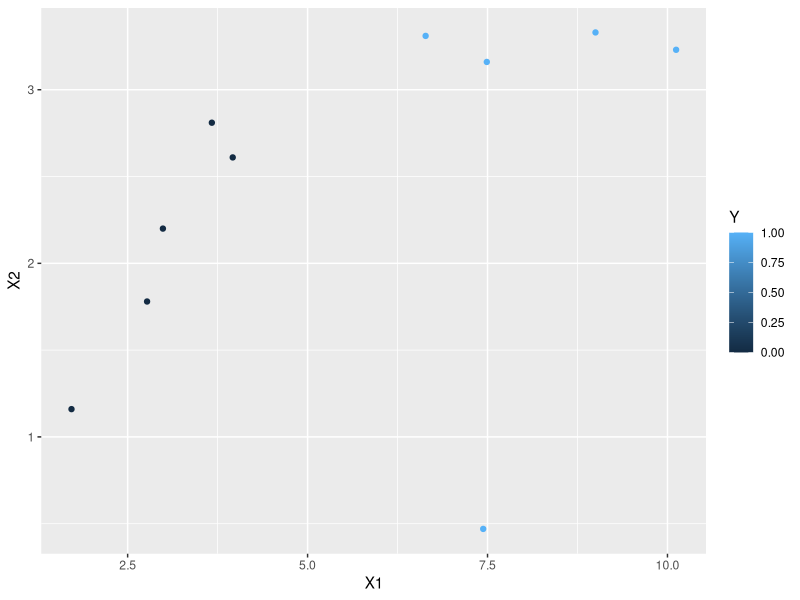

Source code (R):
#Librerias
library(dplyr)
library(ggplot2)

x1 <- c(2.77,1.72,3.67,3.96,2.99,7.49,9,7.44,10.12,6.64)
x2 <- c(1.78,1.16,2.81,2.61,2.20,3.16,3.33,0.47,3.23,3.31)
y <- c(0,0,0,0,0,1,1,1,1,1)
datos <- data.frame("X1" = x1, "X2" = x2, "Y" = y)

# Muestro los datos
ggplot(datos,aes(x=X1,y=X2,color=Y))+geom_point()

# Apartado A
# Algoritmo CART
CART <- function(datos){
  
  minimoX1 <- Inf
  minimoX2 <- Inf
  
  datosOrdenadosX1 <- arrange(datos, datos[1])
  datosOrdenadosX2 <- arrange(datos, datos[2])
  print("Parte X1`")
  for (i in 1:nrow(datosOrdenadosX1)){
    subconjuntoIzquierdoX1 <- datosOrdenadosX1[3][,][1:(i-1)]
    subconjuntoDerechoX1 <- datosOrdenadosX1[3][,][i:dim(datos)[1]]
    sumaRegion1X1 <- sum((subconjuntoIzquierdoX1-mean(subconjuntoIzquierdoX1))^2)
    sumaRegion2X1 <- sum((subconjuntoDerechoX1-mean(subconjuntoDerechoX1))^2)
    sumaRegionesX1 <- sumaRegion1X1 + sumaRegion2X1
    print(sumaRegionesX1)
    
    if (sumaRegionesX1 < minimoX1) {
      minimoX1 <- sumaRegionesX1
      indiceMinimoX1 <- i
    }
    
  }
  print("Parte X2")
  for (i in 1:nrow(datosOrdenadosX2)){
    subconjuntoIzquierdoX2 <- datosOrdenadosX2[3][,][0:(i-1)]
    subconjuntoDerechoX1 <- datosOrdenadosX2[3][,][i:dim(datos)[1]]
    sumaRegion1X2 <- sum((subconjuntoIzquierdoX2-mean(subconjuntoIzquierdoX2))^2)
    sumaRegion2X2 <- sum((subconjuntoDerechoX1-mean(subconjuntoDerechoX1))^2)
    sumaRegionesX2 <- sumaRegion1X2 + sumaRegion2X2
    print(sumaRegionesX2)
    
    if (sumaRegionesX2< minimoX2) {
      minimoX2 <- sumaRegionesX2
      indiceMinimoX2 <- i
    }
  }
  
  if(minimoX1 < minimoX2){
    print(paste("X1 =",datosOrdenadosX1[indiceMinimoX1,"X1"], "minimo =",minimoX1))
    resultado <- c(datosOrdenadosX1[indiceMinimoX1,"X1"],"X1")
  }else{
    print(paste("X2 =",datosOrdenadosX2[indiceMinimoX2,"X2"], "minimo =",minimoX2))
    resultado <- c(datosOrdenadosX2[indiceMinimoX2,"X2"],"X2")
  }
  
  return(resultado)
}


resultado <- CART(datos)
print("Resultado CART: ")
resultado

# Apartado B
# Ordenación del dataset según los resultados primera iteración de CART y las particiones del dataset
if(resultado[2] == "X1"){
  datosOrdenados <- arrange(datos, datos[1])
  datosParticionIzquierda <- datosOrdenados[datosOrdenados$X1 < as.numeric(resultado[1]), ]
  datosParticionDerecha <- datosOrdenados[datosOrdenados$X1 >= as.numeric(resultado[1]), ]
}else{
  datosOrdenados <- arrange(datos, datos[2])
  datosParticionIzquierda <- datosOrdenados[datosOrdenados$X2 < as.numeric(resultado[1]), ]
  datosParticionDerecha <- datosOrdenados[datosOrdenados$X2 >= as.numeric(resultado[1]), ]
}
  

# Arbol T1
# Etiqueto la región izquierda
cuentaDatosIzquierda <- datosParticionIzquierda %>% count(Y)
etiquetaRegionIzquierda <- arrange(cuentaDatosIzquierda, desc(cuentaDatosIzquierda$n))[1,1]

# Exploro la región derecha
resultadoT1 <- CART(datosParticionDerecha)
if(resultadoT1[2] == "X1"){
  datosParticionDerechaOrdenados <- arrange(datosParticionDerecha, datosParticionDerecha[1])
  
  # Etiqueto la región derecha izquierda
  datosParticionDerechaIzquierda <- datosParticionDerechaOrdenados[datosParticionDerechaOrdenados$X1 < as.numeric(resultadoT1[1]), ]
  cuentaDatosParticionDerechaIzquierda <- datosParticionDerechaIzquierda %>% count(Y)
  etiquetaRegionDerechaIzquierda <- arrange(cuentaDatosParticionDerechaIzquierda, desc(cuentaDatosParticionDerechaIzquierda$n))[1,1]
  
  # Etiqueto la región derecha derecha
  datosParticionDerechaDerecha <- datosParticionDerechaOrdenados[datosParticionDerechaOrdenados$X1 >= as.numeric(resultadoT1[1]), ]
  cuentaDatosParticionDerechaDerecha <- datosParticionDerechaDerecha %>% count(Y)
  etiquetaRegionDerechaDerecha <- arrange(cuentaDatosParticionDerechaDerecha, desc(cuentaDatosParticionDerechaDerecha$n))[1,1]
  
}else{
  datosParticionDerechaOrdenados <- arrange(datosParticionDerecha, datosParticionDerecha[2])
  
  # Etiqueto la región derecha izquierda
  datosParticionDerechaIzquierda <- datosParticionDerechaOrdenados[datosParticionDerechaOrdenados$X2 < as.numeric(resultadoT1[1]), ]
  cuentaDatosParticionDerechaIzquierda <- datosParticionDerechaIzquierda %>% count(Y)
  etiquetaRegionDerechaIzquierda <- arrange(cuentaDatosParticionDerechaIzquierda, desc(cuentaDatosParticionDerechaIzquierda$n))[1,1]
  
  # Etiqueto la región derecha derecha
  datosParticionDerechaDerecha <- datosParticionDerechaOrdenados[datosParticionDerechaOrdenados$X2 >= as.numeric(resultadoT1[1]), ]
  cuentaDatosParticionDerechaDerecha <- datosParticionDerechaDerecha %>% count(Y)
  etiquetaRegionDerechaDerecha <- arrange(cuentaDatosParticionDerechaDerecha, desc(cuentaDatosParticionDerechaDerecha$n))[1,1]
  
}

cat(
  paste("Arbol 1.\n",
        "   Nivel 0\n",
        "      Nodo 1 (o raiz): ",resultado[2]," < ",resultado[1],"\n",
        "   Nivel 1\n",
        "      Derecha\n",
        "      Nodo 2: ",resultadoT1[2]," < ",resultadoT1[1],"\n",
        "         Etiqueta Nodo Izquierdo: ",etiquetaRegionDerechaIzquierda, " - Etiqueta Nodo Derecho: ", etiquetaRegionDerechaDerecha,"\n",
        "      Izquierda\n",
        "         Etiqueta Nodo: ",etiquetaRegionIzquierda, sep = "")
)

# Arbol T2
# Etiqueto la región derecha
cuentaDatosDerecha <- datosParticionDerecha %>% count(Y)
etiquetaRegionDerecha <- arrange(cuentaDatosDerecha, desc(cuentaDatosDerecha$n))[1,1]

# Exploro la región izquierda
resultadoT2 <- CART(datosParticionIzquierda)
if(resultadoT2[2] == "X1"){
  datosParticionIzquierdaOrdenados <- arrange(datosParticionIzquierda, datosParticionIzquierda[1])
  
  # Etiqueto la región izquierda izquierda
  datosParticionIzquierdaIzquierda <- datosParticionIzquierdaOrdenados[datosParticionIzquierdaOrdenados$X1 < as.numeric(resultadoT2[1]), ]
  cuentaDatosParticionIzquierdaIzquierda <- datosParticionIzquierdaIzquierda %>% count(Y)
  etiquetaRegionIzquierdaIzquierda <- arrange(cuentaDatosParticionIzquierdaIzquierda, desc(cuentaDatosParticionIzquierdaIzquierda$n))[1,1]
  
  # Etiqueto la región izquierda derecha
  datosParticionIzquierdaDerecha <- datosParticionIzquierdaOrdenados[datosParticionIzquierdaOrdenados$X1 >= as.numeric(resultadoT2[1]), ]
  cuentaDatosParticionIzquierdaDerecha <- datosParticionIzquierdaDerecha %>% count(Y)
  etiquetaRegionIzquierdaDerecha <- arrange(cuentaDatosParticionIzquierdaDerecha, desc(cuentaDatosParticionIzquierdaDerecha$n))[1,1]
  
  
}else{
  datosParticionIzquierdaOrdenados <- arrange(datosParticionIzquierda, datosParticionIzquierda[2])

  # Etiqueto la región izquierda izquierda
  datosParticionIzquierdaIzquierda <- datosParticionIzquierdaOrdenados[datosParticionIzquierdaOrdenados$X2 < as.numeric(resultadoT2[1]), ]
  cuentaDatosParticionIzquierdaIzquierda <- datosParticionIzquierdaIzquierda %>% count(Y)
  etiquetaRegionIzquierdaIzquierda <- arrange(cuentaDatosParticionIzquierdaIzquierda, desc(cuentaDatosParticionIzquierdaIzquierda$n))[1,1]  
   
  # Etiqueto la región izquierda derecha
  datosParticionIzquierdaDerecha <- datosParticionIzquierdaOrdenados[datosParticionIzquierdaOrdenados$X2 >= as.numeric(resultadoT2[1]), ]
  cuentaDatosParticionIzquierdaDerecha <- datosParticionIzquierdaDerecha %>% count(Y)
  etiquetaRegionIzquierdaDerecha <- arrange(cuentaDatosParticionIzquierdaDerecha, desc(cuentaDatosParticionIzquierdaDerecha$n))[1,1]
  
}

cat(
  paste("Arbol 2.\n",
        "   Nivel 0\n",
        "      Nodo 1 (o raiz): ",resultado[2]," < ",resultado[1],"\n",
        "   Nivel 1\n",
        "      Derecha\n",
        "         Etiqueta Nodo: ",etiquetaRegionDerecha,"\n", 
        "      Izquierda\n",
        "      Nodo 2: ",resultadoT2[2]," < ",resultadoT2[1],"\n",
        "         Etiqueta Nodo Izquierdo: ",etiquetaRegionIzquierdaIzquierda, " - Etiqueta Nodo Derecho: ", etiquetaRegionIzquierdaDerecha,"\n",sep = "")
)

# Apartado C

# Podemos elegir entre dos criterios de parada:
# 1- Todos los elementos son del mismo tipo
# 2- El numero de elementos es inferior a X. (X podria ser el 20% del dataset por ejemplo)
#
# Indiferentemente del criterio de parada las regiones para realizar las 
# divisiones se eligirian usando el algoritmo CART que hemos implementado.
#
# Para finalizar el arbol:
# - Si elegimos el criterio 1, etiquetamos la region de ese tipo, puesto todos son del mismo
# - Si elegimos el criterio 2, etiquetamos la region con el tipo del que haya más elementos.
# 
# Ejemplo. Region con 7 elementos de un dataset de 100 (20% para criterio 2). Tipos posibles 0 y 1
# Criterio 1. Si los 7 son de tipo 0 o 1, acaba y se etiqueta con 0 o 1, si no continua
# Criterio 2. Como 7 es inferior al 20% de 100, acaba seguro. Con que más del 50% de 7 sea 0 o 1, 
# se etiqueta 0 o 1. Si el número fuera par y hubiese el mismo número de elementos de cada tipo,
# dependeria de como lo implementasemos.

